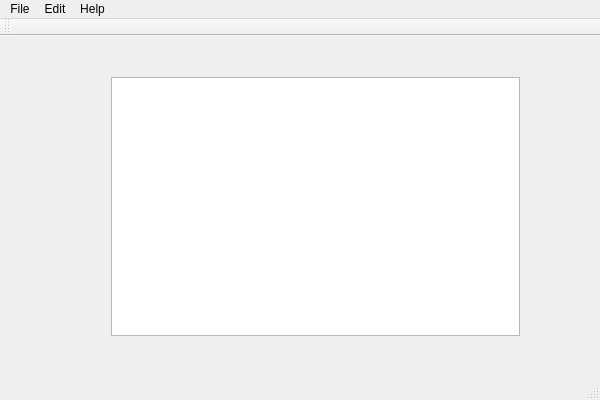
<?xml version="1.0" encoding="UTF-8"?>
<ui version="4.0">
 <class>AdvancedNotePadClass</class>
 <widget class="QMainWindow" name="AdvancedNotePadClass">
  <property name="geometry">
   <rect>
    <x>0</x>
    <y>0</y>
    <width>600</width>
    <height>400</height>
   </rect>
  </property>
  <property name="windowTitle">
   <string>AdvancedNotePad</string>
  </property>
  <widget class="QWidget" name="centralWidget">
   <widget class="QWidget" name="verticalLayoutWidget">
    <property name="geometry">
     <rect>
      <x>100</x>
      <y>30</y>
      <width>431</width>
      <height>281</height>
     </rect>
    </property>
    <layout class="QVBoxLayout" name="verticalLayout">
     <item>
      <widget class="QTextEdit" name="textEdit"/>
     </item>
    </layout>
   </widget>
  </widget>
  <widget class="QMenuBar" name="menuBar">
   <property name="geometry">
    <rect>
     <x>0</x>
     <y>0</y>
     <width>600</width>
     <height>22</height>
    </rect>
   </property>
   <widget class="QMenu" name="menuFile">
    <property name="title">
     <string>File</string>
    </property>
    <addaction name="actionNew_File"/>
    <addaction name="actionOpen"/>
    <addaction name="actionSave_as"/>
    <addaction name="separator"/>
    <addaction name="actionQuit"/>
   </widget>
   <widget class="QMenu" name="menuEdit">
    <property name="title">
     <string>Edit</string>
    </property>
    <addaction name="actionUndo"/>
    <addaction name="actionRedo"/>
    <addaction name="actionCopy"/>
    <addaction name="actionPaste"/>
    <addaction name="actionFind"/>
    <addaction name="actionReplace"/>
    <addaction name="actionSearch"/>
   </widget>
   <widget class="QMenu" name="menuHelp">
    <property name="title">
     <string>Help</string>
    </property>
   </widget>
   <addaction name="menuFile"/>
   <addaction name="menuEdit"/>
   <addaction name="menuHelp"/>
  </widget>
  <widget class="QToolBar" name="mainToolBar">
   <attribute name="toolBarArea">
    <enum>TopToolBarArea</enum>
   </attribute>
   <attribute name="toolBarBreak">
    <bool>false</bool>
   </attribute>
  </widget>
  <widget class="QStatusBar" name="statusBar"/>
  <action name="actionNew_File">
   <property name="text">
    <string>New File</string>
   </property>
   <property name="shortcut">
    <string>Ctrl+N</string>
   </property>
  </action>
  <action name="actionQuit">
   <property name="text">
    <string>Quit</string>
   </property>
   <property name="shortcut">
    <string>Ctrl+Q</string>
   </property>
  </action>
  <action name="actionSave_as">
   <property name="text">
    <string>Save</string>
   </property>
   <property name="shortcut">
    <string>Ctrl+S</string>
   </property>
  </action>
  <action name="actionUndo">
   <property name="text">
    <string>Undo</string>
   </property>
  </action>
  <action name="actionRedo">
   <property name="text">
    <string>Redo</string>
   </property>
  </action>
  <action name="actionCopy">
   <property name="text">
    <string>Copy</string>
   </property>
  </action>
  <action name="actionPaste">
   <property name="text">
    <string>Paste</string>
   </property>
  </action>
  <action name="actionFind">
   <property name="text">
    <string>Find</string>
   </property>
  </action>
  <action name="actionReplace">
   <property name="text">
    <string>Replace</string>
   </property>
  </action>
  <action name="actionSearch">
   <property name="text">
    <string>Search</string>
   </property>
  </action>
  <action name="actionOpen">
   <property name="text">
    <string>Open</string>
   </property>
  </action>
 </widget>
 <layoutdefault spacing="6" margin="11"/>
 <resources>
  <include location="AdvancedNotePad.qrc"/>
 </resources>
 <connections/>
</ui>
